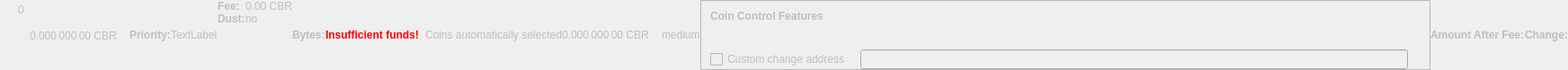
    <widget class="QWidget" name="dummyHideWidget" native="true">
     <property name="enabled">
      <bool>false</bool>
     </property>
     <property name="maximumSize">
      <size>
       <width>100</width>
       <height>22</height>
      </size>
     </property>
     <layout class="QHBoxLayout" name="dummyHideLayout">
      <property name="spacing">
       <number>0</number>
      </property>
      <property name="leftMargin">
       <number>0</number>
      </property>
      <property name="topMargin">
       <number>0</number>
      </property>
      <property name="rightMargin">
       <number>0</number>
      </property>
      <property name="bottomMargin">
       <number>0</number>
      </property>
      <item>
       <layout class="QFormLayout" name="formLayoutCoinControl1">
        <property name="horizontalSpacing">
         <number>10</number>
        </property>
        <property name="verticalSpacing">
         <number>14</number>
        </property>
        <property name="leftMargin">
         <number>10</number>
        </property>
        <property name="topMargin">
         <number>4</number>
        </property>
        <property name="rightMargin">
         <number>6</number>
        </property>
        <item row="0" column="1">
         <widget class="QLabel" name="labelCoinControlBytes">
          <property name="cursor">
           <cursorShape>IBeamCursor</cursorShape>
          </property>
          <property name="contextMenuPolicy">
           <enum>Qt::ActionsContextMenu</enum>
          </property>
          <property name="text">
           <string notr="true">0</string>
          </property>
          <property name="textInteractionFlags">
           <set>Qt::LinksAccessibleByMouse|Qt::TextSelectableByKeyboard|Qt::TextSelectableByMouse</set>
          </property>
         </widget>
        </item>
       </layout>
      </item>
      <item>
       <widget class="QLabel" name="labelCoinControlAfterFee">
        <property name="enabled">
         <bool>false</bool>
        </property>
        <property name="sizePolicy">
         <sizepolicy hsizetype="Fixed" vsizetype="Fixed">
          <horstretch>0</horstretch>
          <verstretch>0</verstretch>
         </sizepolicy>
        </property>
        <property name="minimumSize">
         <size>
          <width>111</width>
          <height>12</height>
         </size>
        </property>
        <property name="maximumSize">
         <size>
          <width>111</width>
          <height>12</height>
         </size>
        </property>
        <property name="cursor">
         <cursorShape>IBeamCursor</cursorShape>
        </property>
        <property name="contextMenuPolicy">
         <enum>Qt::ActionsContextMenu</enum>
        </property>
        <property name="text">
         <string notr="true">0.000 000 00 CBR</string>
        </property>
        <property name="textInteractionFlags">
         <set>Qt::LinksAccessibleByMouse|Qt::TextSelectableByKeyboard|Qt::TextSelectableByMouse</set>
        </property>
       </widget>
      </item>
      <item>
       <widget class="QLabel" name="labelCoinControlPriorityText">
        <property name="enabled">
         <bool>false</bool>
        </property>
        <property name="font">
         <font>
          <weight>75</weight>
          <bold>true</bold>
         </font>
        </property>
        <property name="text">
         <string>Priority:</string>
        </property>
       </widget>
      </item>
      <item>
       <layout class="QHBoxLayout" name="horizontalLayout">
        <item>
         <widget class="QLabel" name="WarningLabel">
          <property name="text">
           <string>TextLabel</string>
          </property>
         </widget>
        </item>
       </layout>
      </item>
      <item>
       <layout class="QFormLayout" name="formLayoutCoinControl3">
        <property name="horizontalSpacing">
         <number>0</number>
        </property>
        <property name="verticalSpacing">
         <number>0</number>
        </property>
        <property name="leftMargin">
         <number>0</number>
        </property>
        <property name="topMargin">
         <number>0</number>
        </property>
        <property name="rightMargin">
         <number>0</number>
        </property>
        <item row="0" column="0">
         <widget class="QLabel" name="labelCoinControlFeeText">
          <property name="enabled">
           <bool>false</bool>
          </property>
          <property name="font">
           <font>
            <weight>75</weight>
            <bold>true</bold>
           </font>
          </property>
          <property name="text">
           <string>Fee:</string>
          </property>
          <property name="margin">
           <number>0</number>
          </property>
         </widget>
        </item>
        <item row="0" column="1">
         <widget class="QLabel" name="labelCoinControlFee">
          <property name="enabled">
           <bool>false</bool>
          </property>
          <property name="cursor">
           <cursorShape>IBeamCursor</cursorShape>
          </property>
          <property name="contextMenuPolicy">
           <enum>Qt::ActionsContextMenu</enum>
          </property>
          <property name="text">
           <string notr="true">0.00 CBR</string>
          </property>
          <property name="textInteractionFlags">
           <set>Qt::LinksAccessibleByMouse|Qt::TextSelectableByKeyboard|Qt::TextSelectableByMouse</set>
          </property>
         </widget>
        </item>
        <item row="1" column="0">
         <widget class="QLabel" name="labelCoinControlLowOutputText">
          <property name="enabled">
           <bool>false</bool>
          </property>
          <property name="font">
           <font>
            <weight>75</weight>
            <bold>true</bold>
           </font>
          </property>
          <property name="text">
           <string>Dust:</string>
          </property>
         </widget>
        </item>
        <item row="1" column="1">
         <widget class="QLabel" name="labelCoinControlLowOutput">
          <property name="enabled">
           <bool>false</bool>
          </property>
          <property name="cursor">
           <cursorShape>IBeamCursor</cursorShape>
          </property>
          <property name="contextMenuPolicy">
           <enum>Qt::ActionsContextMenu</enum>
          </property>
          <property name="text">
           <string>no</string>
          </property>
          <property name="textInteractionFlags">
           <set>Qt::LinksAccessibleByMouse|Qt::TextSelectableByKeyboard|Qt::TextSelectableByMouse</set>
          </property>
         </widget>
        </item>
       </layout>
      </item>
      <item>
       <widget class="QLabel" name="labelCoinControlBytesText">
        <property name="enabled">
         <bool>false</bool>
        </property>
        <property name="font">
         <font>
          <weight>75</weight>
          <bold>true</bold>
         </font>
        </property>
        <property name="text">
         <string>Bytes:</string>
        </property>
       </widget>
      </item>
      <item>
       <layout class="QFormLayout" name="formLayoutCoinControl2">
        <property name="horizontalSpacing">
         <number>0</number>
        </property>
        <property name="verticalSpacing">
         <number>0</number>
        </property>
        <property name="leftMargin">
         <number>0</number>
        </property>
        <property name="topMargin">
         <number>0</number>
        </property>
        <property name="rightMargin">
         <number>0</number>
        </property>
       </layout>
      </item>
      <item>
       <layout class="QHBoxLayout" name="horizontalLayoutCoinControl2">
        <property name="spacing">
         <number>0</number>
        </property>
        <property name="bottomMargin">
         <number>0</number>
        </property>
       </layout>
      </item>
      <item>
       <widget class="QLabel" name="labelCoinControlInsuffFunds">
        <property name="enabled">
         <bool>false</bool>
        </property>
        <property name="minimumSize">
         <size>
          <width>0</width>
          <height>0</height>
         </size>
        </property>
        <property name="font">
         <font>
          <weight>75</weight>
          <bold>true</bold>
         </font>
        </property>
        <property name="styleSheet">
         <string notr="true">color:red;font-weight:bold;</string>
        </property>
        <property name="text">
         <string>Insufficient funds!</string>
        </property>
        <property name="margin">
         <number>5</number>
        </property>
       </widget>
      </item>
      <item>
       <layout class="QFormLayout" name="formLayoutCoinControl4">
        <property name="horizontalSpacing">
         <number>0</number>
        </property>
        <property name="verticalSpacing">
         <number>0</number>
        </property>
        <property name="leftMargin">
         <number>0</number>
        </property>
        <property name="topMargin">
         <number>0</number>
        </property>
        <property name="rightMargin">
         <number>0</number>
        </property>
       </layout>
      </item>
      <item>
       <widget class="QLabel" name="labelCoinControlChangeLabel">
        <property name="enabled">
         <bool>false</bool>
        </property>
        <property name="sizePolicy">
         <sizepolicy hsizetype="Preferred" vsizetype="Expanding">
          <horstretch>0</horstretch>
          <verstretch>0</verstretch>
         </sizepolicy>
        </property>
        <property name="minimumSize">
         <size>
          <width>0</width>
          <height>0</height>
         </size>
        </property>
        <property name="text">
         <string/>
        </property>
        <property name="margin">
         <number>3</number>
        </property>
       </widget>
      </item>
      <item>
       <widget class="QLabel" name="labelCoinControlAutomaticallySelected">
        <property name="enabled">
         <bool>false</bool>
        </property>
        <property name="sizePolicy">
         <sizepolicy hsizetype="Fixed" vsizetype="Fixed">
          <horstretch>0</horstretch>
          <verstretch>0</verstretch>
         </sizepolicy>
        </property>
        <property name="minimumSize">
         <size>
          <width>0</width>
          <height>0</height>
         </size>
        </property>
        <property name="maximumSize">
         <size>
          <width>240</width>
          <height>16777215</height>
         </size>
        </property>
        <property name="text">
         <string>Coins automatically selected</string>
        </property>
        <property name="margin">
         <number>5</number>
        </property>
       </widget>
      </item>
      <item>
       <widget class="QLabel" name="labelCoinControlChange">
        <property name="enabled">
         <bool>false</bool>
        </property>
        <property name="sizePolicy">
         <sizepolicy hsizetype="Fixed" vsizetype="Fixed">
          <horstretch>0</horstretch>
          <verstretch>0</verstretch>
         </sizepolicy>
        </property>
        <property name="minimumSize">
         <size>
          <width>111</width>
          <height>0</height>
         </size>
        </property>
        <property name="maximumSize">
         <size>
          <width>111</width>
          <height>16777215</height>
         </size>
        </property>
        <property name="cursor">
         <cursorShape>IBeamCursor</cursorShape>
        </property>
        <property name="contextMenuPolicy">
         <enum>Qt::ActionsContextMenu</enum>
        </property>
        <property name="text">
         <string notr="true">0.000 000 00 CBR</string>
        </property>
        <property name="textInteractionFlags">
         <set>Qt::LinksAccessibleByMouse|Qt::TextSelectableByKeyboard|Qt::TextSelectableByMouse</set>
        </property>
       </widget>
      </item>
      <item>
       <widget class="QLabel" name="labelCoinControlPriority">
        <property name="enabled">
         <bool>false</bool>
        </property>
        <property name="cursor">
         <cursorShape>IBeamCursor</cursorShape>
        </property>
        <property name="contextMenuPolicy">
         <enum>Qt::ActionsContextMenu</enum>
        </property>
        <property name="text">
         <string>medium</string>
        </property>
        <property name="textInteractionFlags">
         <set>Qt::LinksAccessibleByMouse|Qt::TextSelectableByKeyboard|Qt::TextSelectableByMouse</set>
        </property>
       </widget>
      </item>
      <item>
       <widget class="QFrame" name="frameCoinControl">
        <property name="sizePolicy">
         <sizepolicy hsizetype="Expanding" vsizetype="Expanding">
          <horstretch>0</horstretch>
          <verstretch>0</verstretch>
         </sizepolicy>
        </property>
        <property name="maximumSize">
         <size>
          <width>16777215</width>
          <height>16777215</height>
         </size>
        </property>
        <property name="frameShape">
         <enum>QFrame::StyledPanel</enum>
        </property>
        <property name="frameShadow">
         <enum>QFrame::Sunken</enum>
        </property>
        <layout class="QVBoxLayout" name="verticalLayoutCoinControl2_2">
         <property name="spacing">
          <number>0</number>
         </property>
         <property name="leftMargin">
          <number>0</number>
         </property>
         <property name="topMargin">
          <number>0</number>
         </property>
         <property name="rightMargin">
          <number>0</number>
         </property>
         <property name="bottomMargin">
          <number>0</number>
         </property>
         <item>
          <layout class="QVBoxLayout" name="verticalLayoutCoinControl" stretch="0,0,0,1">
           <property name="spacing">
            <number>0</number>
           </property>
           <property name="leftMargin">
            <number>10</number>
           </property>
           <property name="topMargin">
            <number>10</number>
           </property>
           <item>
            <layout class="QHBoxLayout" name="horizontalLayoutCoinControl1">
             <property name="bottomMargin">
              <number>15</number>
             </property>
             <item>
              <widget class="QLabel" name="labelCoinControlFeatures">
               <property name="enabled">
                <bool>false</bool>
               </property>
               <property name="sizePolicy">
                <sizepolicy hsizetype="Preferred" vsizetype="Maximum">
                 <horstretch>0</horstretch>
                 <verstretch>0</verstretch>
                </sizepolicy>
               </property>
               <property name="font">
                <font>
                 <weight>75</weight>
                 <bold>true</bold>
                </font>
               </property>
               <property name="styleSheet">
                <string notr="true">font-weight:bold;</string>
               </property>
               <property name="text">
                <string>Coin Control Features</string>
               </property>
              </widget>
             </item>
            </layout>
           </item>
           <item>
            <widget class="QWidget" name="widgetCoinControl" native="true">
             <property name="sizePolicy">
              <sizepolicy hsizetype="Preferred" vsizetype="Preferred">
               <horstretch>0</horstretch>
               <verstretch>0</verstretch>
              </sizepolicy>
             </property>
             <property name="minimumSize">
              <size>
               <width>0</width>
               <height>0</height>
              </size>
             </property>
             <property name="styleSheet">
              <string notr="true"/>
             </property>
             <layout class="QHBoxLayout" name="horizontalLayoutCoinControl5_2">
              <property name="leftMargin">
               <number>0</number>
              </property>
              <property name="topMargin">
               <number>0</number>
              </property>
              <property name="rightMargin">
               <number>0</number>
              </property>
              <property name="bottomMargin">
               <number>0</number>
              </property>
              <item>
               <layout class="QHBoxLayout" name="horizontalLayoutCoinControl3">
                <property name="spacing">
                 <number>20</number>
                </property>
                <property name="topMargin">
                 <number>0</number>
                </property>
                <property name="bottomMargin">
                 <number>10</number>
                </property>
               </layout>
              </item>
             </layout>
            </widget>
           </item>
           <item>
            <layout class="QHBoxLayout" name="horizontalLayoutCoinControl4" stretch="0,0,0">
             <property name="spacing">
              <number>12</number>
             </property>
             <property name="sizeConstraint">
              <enum>QLayout::SetDefaultConstraint</enum>
             </property>
             <property name="topMargin">
              <number>5</number>
             </property>
             <property name="rightMargin">
              <number>5</number>
             </property>
             <item>
              <widget class="QCheckBox" name="checkBoxCoinControlChange">
               <property name="enabled">
                <bool>false</bool>
               </property>
               <property name="toolTip">
                <string>If this is activated, but the change address is empty or invalid, change will be sent to a newly generated address.</string>
               </property>
               <property name="text">
                <string>Custom change address</string>
               </property>
              </widget>
             </item>
             <item>
              <widget class="QValidatedLineEdit" name="lineEditCoinControlChange">
               <property name="enabled">
                <bool>false</bool>
               </property>
               <property name="sizePolicy">
                <sizepolicy hsizetype="Expanding" vsizetype="Fixed">
                 <horstretch>0</horstretch>
                 <verstretch>0</verstretch>
                </sizepolicy>
               </property>
              </widget>
             </item>
             <item>
              <widget class="QLabel" name="labelCoinControlChangeLabel_2">
               <property name="sizePolicy">
                <sizepolicy hsizetype="Preferred" vsizetype="Expanding">
                 <horstretch>0</horstretch>
                 <verstretch>0</verstretch>
                </sizepolicy>
               </property>
               <property name="minimumSize">
                <size>
                 <width>0</width>
                 <height>0</height>
                </size>
               </property>
               <property name="text">
                <string/>
               </property>
               <property name="margin">
                <number>3</number>
               </property>
              </widget>
             </item>
            </layout>
           </item>
           <item>
            <spacer name="verticalSpacerCoinControl">
             <property name="orientation">
              <enum>Qt::Vertical</enum>
             </property>
             <property name="sizeHint" stdset="0">
              <size>
               <width>800</width>
               <height>1</height>
              </size>
             </property>
            </spacer>
           </item>
          </layout>
         </item>
        </layout>
       </widget>
      </item>
      <item>
       <widget class="QLabel" name="labelCoinControlAfterFeeText">
        <property name="enabled">
         <bool>false</bool>
        </property>
        <property name="minimumSize">
         <size>
          <width>0</width>
          <height>0</height>
         </size>
        </property>
        <property name="maximumSize">
         <size>
          <width>16777215</width>
          <height>16777215</height>
         </size>
        </property>
        <property name="font">
         <font>
          <weight>75</weight>
          <bold>true</bold>
         </font>
        </property>
        <property name="text">
         <string>Amount After Fee:</string>
        </property>
        <property name="alignment">
         <set>Qt::AlignLeading|Qt::AlignLeft|Qt::AlignVCenter</set>
        </property>
        <property name="margin">
         <number>0</number>
        </property>
       </widget>
      </item>
      <item>
       <widget class="QLabel" name="labelCoinControlChangeText">
        <property name="enabled">
         <bool>false</bool>
        </property>
        <property name="sizePolicy">
         <sizepolicy hsizetype="Preferred" vsizetype="Preferred">
          <horstretch>0</horstretch>
          <verstretch>0</verstretch>
         </sizepolicy>
        </property>
        <property name="minimumSize">
         <size>
          <width>0</width>
          <height>0</height>
         </size>
        </property>
        <property name="maximumSize">
         <size>
          <width>16777215</width>
          <height>16777215</height>
         </size>
        </property>
        <property name="font">
         <font>
          <weight>75</weight>
          <bold>true</bold>
         </font>
        </property>
        <property name="text">
         <string>Change:</string>
        </property>
        <property name="alignment">
         <set>Qt::AlignLeading|Qt::AlignLeft|Qt::AlignVCenter</set>
        </property>
       </widget>
      </item>
     </layout>
    </widget>
